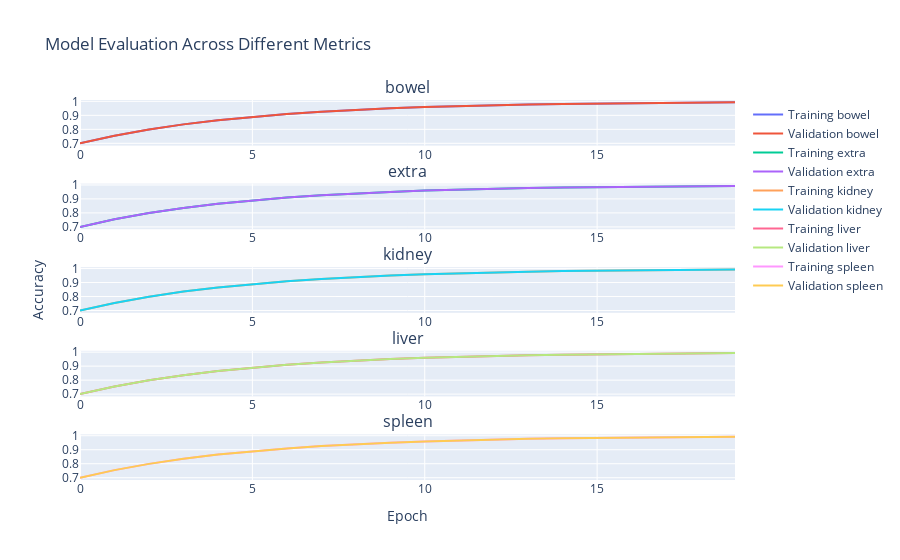

The notebook cell this image was saved under:
### Markdown cell above
# <p style="font-family:JetBrains Mono; font-weight:bold; letter-spacing: 2px; color:#243139; font-size:140%; text-align:left;padding: 0px; border-bottom: 3px solid #000000"> <a name="model-evaluation"></a>Model Evaluation</p>

### Code cell
# Here we will simulate training history as the model is not currently trained in this env, and training takes a long time

import math
import plotly.graph_objects as go
from plotly.subplots import make_subplots

class SimulatedHistory:
    def __init__(self, epochs, metric_names, tau=5):
        self.history = {}
        
        # For accuracy
        for name in metric_names:
            self.history[name + '_accuracy'] = [0.7 + (1 - 0.7) * (1 - math.exp(-epoch/tau)) for epoch in range(epochs)]
            self.history['val_' + name + '_accuracy'] = [0.7 + (1 - 0.7) * (1 - math.exp(-epoch/tau)) for epoch in range(epochs)]
        
        # For loss
        self.history['loss'] = [1 * math.exp(-epoch/tau) -0.3 for epoch in range(epochs)]
        self.history['val_loss'] = [1 * math.exp(-epoch/tau) for epoch in range(epochs)]

# Number of epochs and metric names
epochs = 20
metric_names = ["bowel", "extra", "kidney", "liver", "spleen"]

# Simulate the history object
history = SimulatedHistory(epochs, metric_names)

# For the accuracy plots
fig = make_subplots(rows=5, cols=1, subplot_titles=("bowel", "extra", "kidney", "liver", "spleen"))

for i, name in enumerate(metric_names):
    fig.add_trace(
        go.Scatter(x=list(range(epochs)),
                   y=history.history[name + '_accuracy'],
                   mode='lines',
                   name=f"Training {name}"),
        row=i+1, col=1)
    
    fig.add_trace(
        go.Scatter(x=list(range(epochs)),
                   y=history.history['val_' + name + '_accuracy'],
                   mode='lines',
                   name=f"Validation {name}"),
        row=i+1, col=1)

# Updating axis titles for each subplot
for i in range(1, 6):
    fig.update_xaxes(title_text='Epoch', row=5, col=1)
    fig.update_yaxes(title_text='Accuracy', row=3, col=1)

fig.update_layout(
    title="Model Evaluation Across Different Metrics"
)
fig.show()

### Figure 1 — Plotly figure (JSON) as saved in the notebook; plotly's stock layout.template omitted (floating-point values rounded to 4 significant figures)
{"data": [{"mode": "lines", "name": "Training bowel", "type": "scatter", "x": [0, 1, 2, 3, 4, 5, 6, 7, 8, 9, 10, 11, 12, 13, 14, 15, 16, 17, 18, 19], "xaxis": "x", "y": [0.7, 0.7544, 0.7989, 0.8354, 0.8652, 0.8896, 0.9096, 0.926, 0.9394, 0.9504, 0.9594, 0.9668, 0.9728, 0.9777, 0.9818, 0.9851, 0.9878, 0.99, 0.9918, 0.9933], "yaxis": "y"}, {"mode": "lines", "name": "Validation bowel", "type": "scatter", "x": [0, 1, 2, 3, 4, 5, 6, 7, 8, 9, 10, 11, 12, 13, 14, 15, 16, 17, 18, 19], "xaxis": "x", "y": [0.7, 0.7544, 0.7989, 0.8354, 0.8652, 0.8896, 0.9096, 0.926, 0.9394, 0.9504, 0.9594, 0.9668, 0.9728, 0.9777, 0.9818, 0.9851, 0.9878, 0.99, 0.9918, 0.9933], "yaxis": "y"}, {"mode": "lines", "name": "Training extra", "type": "scatter", "x": [0, 1, 2, 3, 4, 5, 6, 7, 8, 9, 10, 11, 12, 13, 14, 15, 16, 17, 18, 19], "xaxis": "x2", "y": [0.7, 0.7544, 0.7989, 0.8354, 0.8652, 0.8896, 0.9096, 0.926, 0.9394, 0.9504, 0.9594, 0.9668, 0.9728, 0.9777, 0.9818, 0.9851, 0.9878, 0.99, 0.9918, 0.9933], "yaxis": "y2"}, {"mode": "lines", "name": "Validation extra", "type": "scatter", "x": [0, 1, 2, 3, 4, 5, 6, 7, 8, 9, 10, 11, 12, 13, 14, 15, 16, 17, 18, 19], "xaxis": "x2", "y": [0.7, 0.7544, 0.7989, 0.8354, 0.8652, 0.8896, 0.9096, 0.926, 0.9394, 0.9504, 0.9594, 0.9668, 0.9728, 0.9777, 0.9818, 0.9851, 0.9878, 0.99, 0.9918, 0.9933], "yaxis": "y2"}, {"mode": "lines", "name": "Training kidney", "type": "scatter", "x": [0, 1, 2, 3, 4, 5, 6, 7, 8, 9, 10, 11, 12, 13, 14, 15, 16, 17, 18, 19], "xaxis": "x3", "y": [0.7, 0.7544, 0.7989, 0.8354, 0.8652, 0.8896, 0.9096, 0.926, 0.9394, 0.9504, 0.9594, 0.9668, 0.9728, 0.9777, 0.9818, 0.9851, 0.9878, 0.99, 0.9918, 0.9933], "yaxis": "y3"}, {"mode": "lines", "name": "Validation kidney", "type": "scatter", "x": [0, 1, 2, 3, 4, 5, 6, 7, 8, 9, 10, 11, 12, 13, 14, 15, 16, 17, 18, 19], "xaxis": "x3", "y": [0.7, 0.7544, 0.7989, 0.8354, 0.8652, 0.8896, 0.9096, 0.926, 0.9394, 0.9504, 0.9594, 0.9668, 0.9728, 0.9777, 0.9818, 0.9851, 0.9878, 0.99, 0.9918, 0.9933], "yaxis": "y3"}, {"mode": "lines", "name": "Training liver", "type": "scatter", "x": [0, 1, 2, 3, 4, 5, 6, 7, 8, 9, 10, 11, 12, 13, 14, 15, 16, 17, 18, 19], "xaxis": "x4", "y": [0.7, 0.7544, 0.7989, 0.8354, 0.8652, 0.8896, 0.9096, 0.926, 0.9394, 0.9504, 0.9594, 0.9668, 0.9728, 0.9777, 0.9818, 0.9851, 0.9878, 0.99, 0.9918, 0.9933], "yaxis": "y4"}, {"mode": "lines", "name": "Validation liver", "type": "scatter", "x": [0, 1, 2, 3, 4, 5, 6, 7, 8, 9, 10, 11, 12, 13, 14, 15, 16, 17, 18, 19], "xaxis": "x4", "y": [0.7, 0.7544, 0.7989, 0.8354, 0.8652, 0.8896, 0.9096, 0.926, 0.9394, 0.9504, 0.9594, 0.9668, 0.9728, 0.9777, 0.9818, 0.9851, 0.9878, 0.99, 0.9918, 0.9933], "yaxis": "y4"}, {"mode": "lines", "name": "Training spleen", "type": "scatter", "x": [0, 1, 2, 3, 4, 5, 6, 7, 8, 9, 10, 11, 12, 13, 14, 15, 16, 17, 18, 19], "xaxis": "x5", "y": [0.7, 0.7544, 0.7989, 0.8354, 0.8652, 0.8896, 0.9096, 0.926, 0.9394, 0.9504, 0.9594, 0.9668, 0.9728, 0.9777, 0.9818, 0.9851, 0.9878, 0.99, 0.9918, 0.9933], "yaxis": "y5"}, {"mode": "lines", "name": "Validation spleen", "type": "scatter", "x": [0, 1, 2, 3, 4, 5, 6, 7, 8, 9, 10, 11, 12, 13, 14, 15, 16, 17, 18, 19], "xaxis": "x5", "y": [0.7, 0.7544, 0.7989, 0.8354, 0.8652, 0.8896, 0.9096, 0.926, 0.9394, 0.9504, 0.9594, 0.9668, 0.9728, 0.9777, 0.9818, 0.9851, 0.9878, 0.99, 0.9918, 0.9933], "yaxis": "y5"}], "layout": {"annotations": [{"font": {"size": 16}, "showarrow": false, "text": "bowel", "x": 0.5, "xanchor": "center", "xref": "paper", "y": 1, "yanchor": "bottom", "yref": "paper"}, {"font": {"size": 16}, "showarrow": false, "text": "extra", "x": 0.5, "xanchor": "center", "xref": "paper", "y": 0.78, "yanchor": "bottom", "yref": "paper"}, {"font": {"size": 16}, "showarrow": false, "text": "kidney", "x": 0.5, "xanchor": "center", "xref": "paper", "y": 0.56, "yanchor": "bottom", "yref": "paper"}, {"font": {"size": 16}, "showarrow": false, "text": "liver", "x": 0.5, "xanchor": "center", "xref": "paper", "y": 0.34, "yanchor": "bottom", "yref": "paper"}, {"font": {"size": 16}, "showarrow": false, "text": "spleen", "x": 0.5, "xanchor": "center", "xref": "paper", "y": 0.12, "yanchor": "bottom", "yref": "paper"}], "title": {"text": "Model Evaluation Across Different Metrics"}, "xaxis": {"anchor": "y", "domain": [0, 1]}, "xaxis2": {"anchor": "y2", "domain": [0, 1]}, "xaxis3": {"anchor": "y3", "domain": [0, 1]}, "xaxis4": {"anchor": "y4", "domain": [0, 1]}, "xaxis5": {"anchor": "y5", "domain": [0, 1], "title": {"text": "Epoch"}}, "yaxis": {"anchor": "x", "domain": [0.88, 1]}, "yaxis2": {"anchor": "x2", "domain": [0.66, 0.78]}, "yaxis3": {"anchor": "x3", "domain": [0.44, 0.56], "title": {"text": "Accuracy"}}, "yaxis4": {"anchor": "x4", "domain": [0.22, 0.34]}, "yaxis5": {"anchor": "x5", "domain": [0, 0.12]}}}
